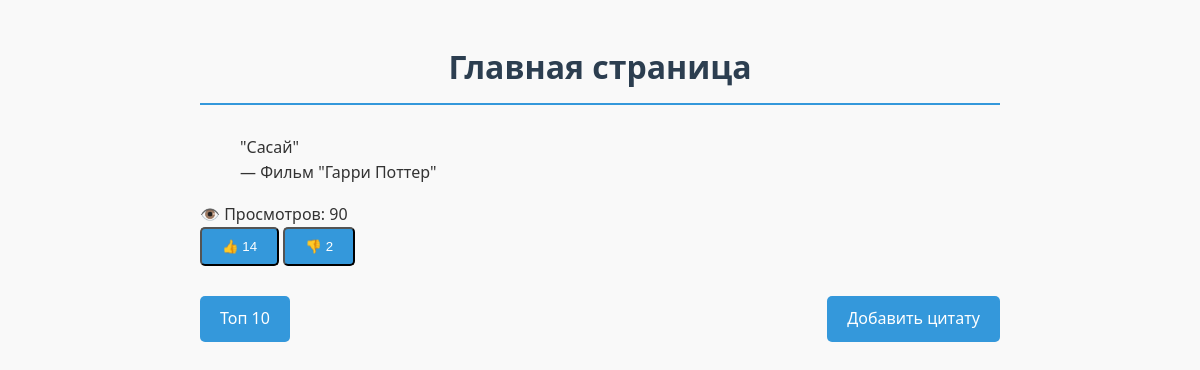
The page / on the database its author committed.
### main/models.py (models this page shows, shortened)
class Citation(models.Model):
    text = models.TextField('Текст', unique=True)
    source = models.ForeignKey(Source, on_delete=models.CASCADE)
    weight = models.FloatField('Вес', default=1)
    likes = models.IntegerField('Лайки', default=0)
    dislikes = models.IntegerField('Дизлайки', default=0)
    views = models.PositiveIntegerField('Просмотры', default=0)

class Source(models.Model):
    name = models.CharField('Источник', max_length=120)
    type = models.CharField('Тип', max_length=20, choices=[('movie', 'Фильм'), ('book', 'Книга')])

### main/views.py (the view, shortened to what this page needs)
# urls.py: 2. Add a URL to urlpatterns:  path('', views.home, name='home')
def home(request):
    citations = Citation.objects.all()
    weights = [citation.weight for citation in citations]
    random_citation = random.choices(citations, weights=weights, k=1)[0]
    random_citation.views += 1
    random_citation.save()
    return render(request, 'main/home.html', {'title': 'Главная страница','citation': random_citation})

### main/templates/main/home.html (shortened to what this page needs)
{% extends 'main/base.html' %}
{% block body %}
<div class="citation">
    {% if citation %}
        <blockquote>
            "{{ citation.text }}"
            <footer>
                — {{ citation.source.get_type_display }} "{{ citation.source.name }}"
            </footer>
        </blockquote>
        <div class="stats">
            <span>👁️ Просмотров: {{ citation.views }}</span>
        </div>
        <div class="actions">
            <form method="post" style="display: inline;">
                <button type="submit" name="like" value="{{ citation.id }}"
                        class="btn btn-success">
                    👍 {{ citation.likes }}
                </button>
            </form>
            <form method="post" style="display: inline;">
                <button type="submit" name="dislike" value="{{ citation.id }}"
                        class="btn btn-danger">
                    👎 {{ citation.dislikes }}
                </button>
            </form>
        </div>
    {% else %}
        <p>Нет доступных цитат</p>
    {% endif %}
</div>
{% endblock %}
{% block navigation %}
    <div class="navigation">
        <a href="/top10" class="btn">Топ 10</a>
        <a href="/add" class="btn">Добавить цитату</a>
    </div>
   {% endblock %}

### main/templates/main/base.html (style rules this page uses)
body { font-family: 'Segoe UI', Tahoma, Geneva, Verdana, sans-serif; line-height: 1.6; color: #333; max-width: 800px; margin: 0 auto; padding: 20px; background-color: #f9f9f9; }
.navigation { display: flex; justify-content: space-between; margin-top: 30px; }
.btn { padding: 10px 20px; background: #3498db; color: white; text-decoration: none; border-radius: 5px; transition: background 0.3s; }

### rows shown on the page
Citation: text "Сасай", source.type "Фильм", source.name "Гарри Поттер", views "90", likes "14", dislikes "2"

### other values the page prints
{{ title }} "Главная страница"
